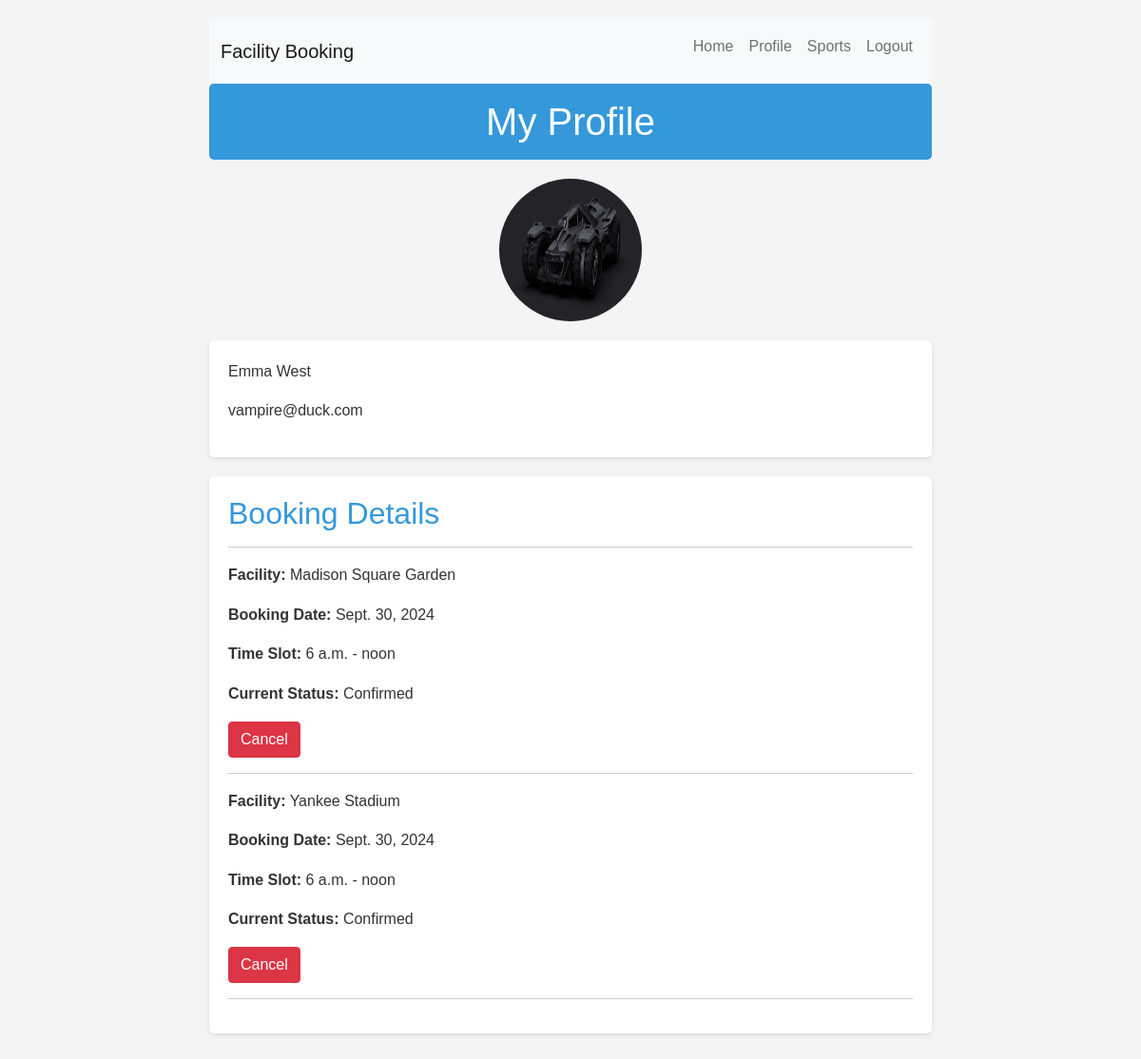
Page /profile/ (signed in) on the earlier database version.
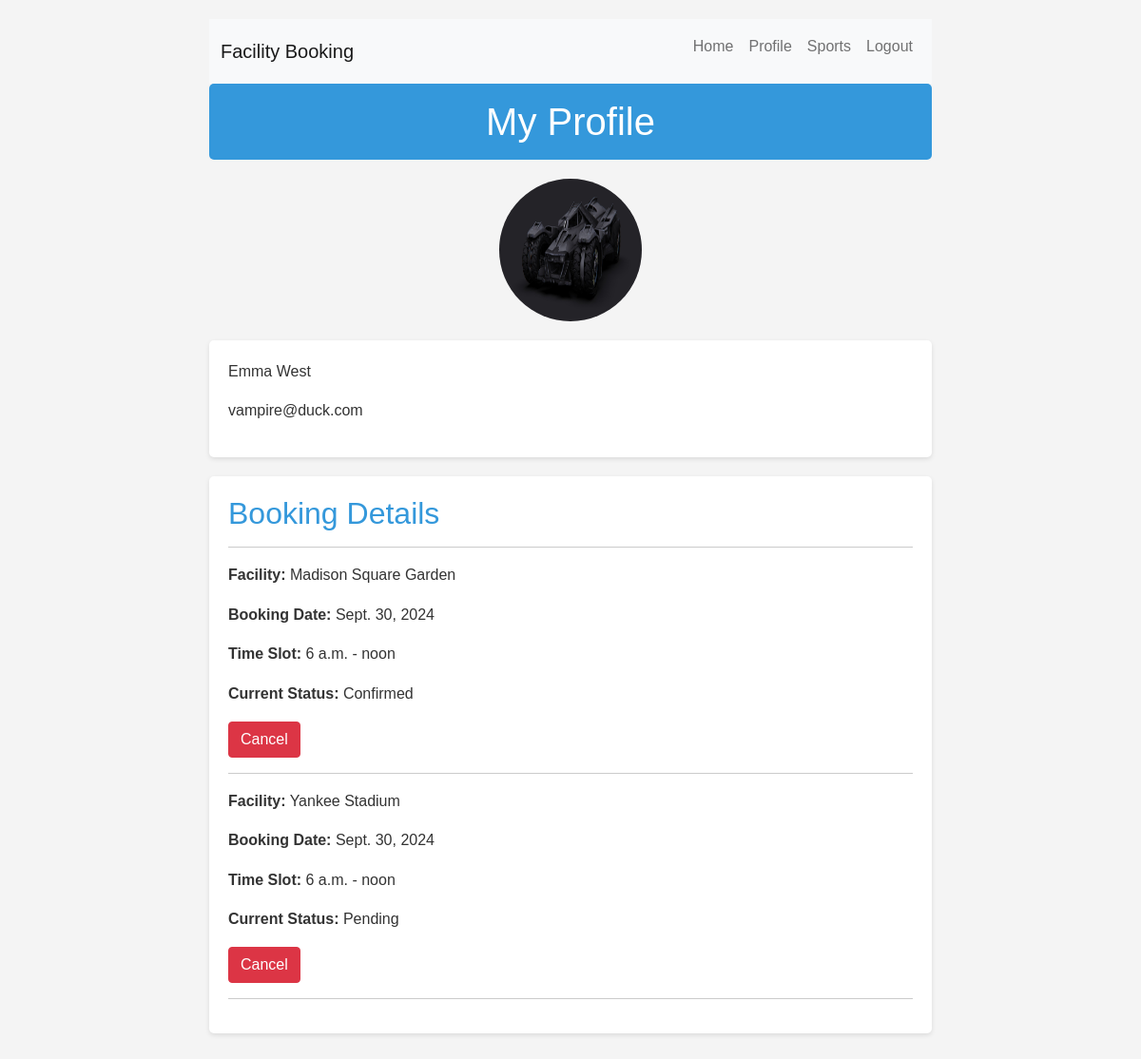
Same page on the later database version.
### facility_management/models.py (models this page shows, shortened)
class Booking(models.Model):
    facility = models.ForeignKey(Facility, on_delete=models.CASCADE) # Deleting Facility deletes slots
    user = models.ForeignKey(User, on_delete=models.CASCADE)  # Deleting User deletes their bookings
    slots = models.ForeignKey(BookingSlot, on_delete=models.CASCADE)
    booking_date = models.DateField()
    created_at = models.DateTimeField(auto_now_add=True)  # Automatically set booking creation time
    cancelled = models.BooleanField(default=False)
    reason = models.CharField(max_length=255, blank=True, null=True)  # Allow more space and be optional
    confirmed = models.BooleanField(default=False)
    class Meta:
        unique_together = ('facility','slots', 'booking_date','cancelled')  # Prevent double booking for the same slot

class Facility(models.Model):
    name = models.CharField(max_length=100, unique=True)  # Ensure facility name is unique
    slug = models.SlugField(max_length=100, unique=True, editable=False)  # Auto-generated slug
    location = models.CharField(max_length=200)
    zip_code = models.CharField(max_length=10)  # Increased length to accommodate more formats
    description = models.TextField()
    capacity = models.PositiveIntegerField()  # Ensure capacity is positive
    open_time = models.TimeField()
    close_time = models.TimeField()
    available = models.BooleanField(default=True)
    past_bookings = models.PositiveIntegerField(default=0, editable=False)  # Track past bookings, read-only
    sport = models.ForeignKey(Sport,on_delete=models.PROTECT)  # Prevent deleting Sport if linked to Facility
    manager = models.ForeignKey(User, on_delete=models.SET_NULL, null=True, blank=True)  # Handle manager deletion gracefully
    video=models.FileField(upload_to='videos/', null=True, blank=True)
    image1=models.ImageField(upload_to='images/', null=True, blank=True)
    image2=models.ImageField(upload_to='images/', null=True, blank=True)
    image3=models.ImageField(upload_to='images/', null=True, blank=True)

class BookingSlot(models.Model):
    set_by = models.ForeignKey(User, on_delete=models.CASCADE)  # Handle user deletion gracefully
    start_time = models.TimeField()
    end_time = models.TimeField()
    rate = models.DecimalField(max_digits=8, decimal_places=2)  # Use DecimalField for financial data
    available = models.BooleanField(default=True)
    class Meta:
        unique_together = ( 'start_time', 'end_time')  # Prevent time overlaps

### facility_management/views.py (the view)
# urls.py: path('profile/',views.profile, name="profile"),
@login_required
def profile(request):
    current_user = request.user
    print(current_user)
    booking=Booking.objects.filter(user=current_user)
    return render(request, 'profile.html', {'user': current_user,'booking':booking})

### user_management/models.py (called while the page is built)
    def __str__(self):
        return self.email

### templates/profile.html (shortened to what this page needs)
<!DOCTYPE html>
<html lang="en">
<head>
    <link href="https://cdn.jsdelivr.net/npm/bootstrap@5.1.3/dist/css/bootstrap.min.css" rel="stylesheet">
</head>
<body>
    {% include 'navbar.html' %}
    <header>
        <h1>My Profile</h1>
    </header>
    <img src="{{ user.image.url }}" alt="Profile Picture" class="profile-image">
    <section>
        <p>{{ user.first_name }} {{ user.last_name }}</p>
        <p>{{ user.email }}</p>
    </section>
    <section>
      <h2>Booking Details</h2>
      <hr>
        {% for book in booking %}
        {% if book.cancelled == False %}
        <div>
            <p><strong>Facility:</strong> {{ book.facility.name }}</p>
            <p><strong>Booking Date:</strong> {{ book.booking_date }}</p>
            <p><strong>Time Slot:</strong> {{ book.slots.start_time }} - {{ book.slots.end_time }}</p>
            <p><strong>Current Status:</strong> {{ book.confirmed|yesno:"Confirmed,Pending,Rejected" }}</p>
            <button class="btn btn-danger toggle_btn">Cancel</button>
        </div>
        <hr>
        {% endif %}
        {% endfor %}
    </section>
</body>
</html>

Differences in the rows shown:
changed Booking "Yankee Stadium": confirmed "Confirmed" → "Pending"
